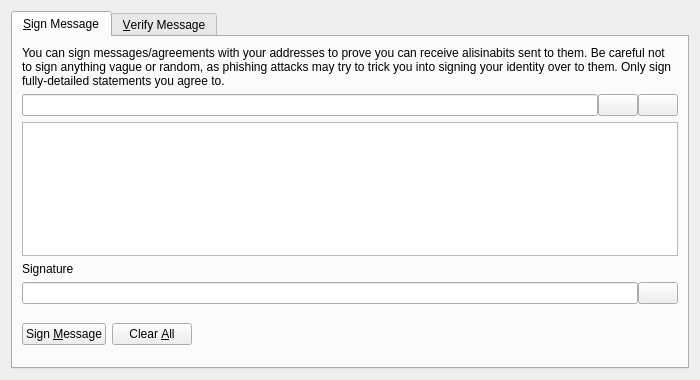
<?xml version="1.0" encoding="UTF-8"?>
<ui version="4.0">
 <class>SignVerifyMessageDialog</class>
 <widget class="QDialog" name="SignVerifyMessageDialog">
  <property name="geometry">
   <rect>
    <x>0</x>
    <y>0</y>
    <width>700</width>
    <height>380</height>
   </rect>
  </property>
  <property name="windowTitle">
   <string>Signatures - Sign / Verify a Message</string>
  </property>
  <property name="modal">
   <bool>true</bool>
  </property>
  <layout class="QVBoxLayout" name="verticalLayout">
   <item>
    <widget class="QTabWidget" name="tabWidget">
     <property name="currentIndex">
      <number>0</number>
     </property>
     <widget class="QWidget" name="tabSignMessage">
      <attribute name="title">
       <string>&amp;Sign Message</string>
      </attribute>
      <layout class="QVBoxLayout" name="verticalLayout_SM">
       <item>
        <widget class="QLabel" name="infoLabel_SM">
         <property name="text">
          <string>You can sign messages/agreements with your addresses to prove you can receive alisinabits sent to them. Be careful not to sign anything vague or random, as phishing attacks may try to trick you into signing your identity over to them. Only sign fully-detailed statements you agree to.</string>
         </property>
         <property name="textFormat">
          <enum>Qt::PlainText</enum>
         </property>
         <property name="wordWrap">
          <bool>true</bool>
         </property>
        </widget>
       </item>
       <item>
        <layout class="QHBoxLayout" name="horizontalLayout_1_SM">
         <property name="spacing">
          <number>0</number>
         </property>
         <item>
          <widget class="QValidatedLineEdit" name="addressIn_SM">
           <property name="toolTip">
            <string>The Alisinabit address to sign the message with</string>
           </property>
          </widget>
         </item>
         <item>
          <widget class="QPushButton" name="addressBookButton_SM">
           <property name="toolTip">
            <string>Choose previously used address</string>
           </property>
           <property name="text">
            <string/>
           </property>
           <property name="icon">
            <iconset resource="../alisinabit.qrc">
             <normaloff>:/icons/address-book</normaloff>:/icons/address-book</iconset>
           </property>
           <property name="shortcut">
            <string>Alt+A</string>
           </property>
           <property name="autoDefault">
            <bool>false</bool>
           </property>
          </widget>
         </item>
         <item>
          <widget class="QPushButton" name="pasteButton_SM">
           <property name="toolTip">
            <string>Paste address from clipboard</string>
           </property>
           <property name="text">
            <string/>
           </property>
           <property name="icon">
            <iconset resource="../alisinabit.qrc">
             <normaloff>:/icons/editpaste</normaloff>:/icons/editpaste</iconset>
           </property>
           <property name="shortcut">
            <string>Alt+P</string>
           </property>
           <property name="autoDefault">
            <bool>false</bool>
           </property>
          </widget>
         </item>
        </layout>
       </item>
       <item>
        <widget class="QPlainTextEdit" name="messageIn_SM">
         <property name="toolTip">
          <string>Enter the message you want to sign here</string>
         </property>
        </widget>
       </item>
       <item>
        <widget class="QLabel" name="signatureLabel_SM">
         <property name="text">
          <string>Signature</string>
         </property>
         <property name="textFormat">
          <enum>Qt::PlainText</enum>
         </property>
        </widget>
       </item>
       <item>
        <layout class="QHBoxLayout" name="horizontalLayout_2_SM">
         <property name="spacing">
          <number>0</number>
         </property>
         <item>
          <widget class="QLineEdit" name="signatureOut_SM">
           <property name="font">
            <font>
             <italic>true</italic>
            </font>
           </property>
           <property name="readOnly">
            <bool>true</bool>
           </property>
          </widget>
         </item>
         <item>
          <widget class="QPushButton" name="copySignatureButton_SM">
           <property name="toolTip">
            <string>Copy the current signature to the system clipboard</string>
           </property>
           <property name="text">
            <string/>
           </property>
           <property name="icon">
            <iconset resource="../alisinabit.qrc">
             <normaloff>:/icons/editcopy</normaloff>:/icons/editcopy</iconset>
           </property>
           <property name="autoDefault">
            <bool>false</bool>
           </property>
          </widget>
         </item>
        </layout>
       </item>
       <item>
        <layout class="QHBoxLayout" name="horizontalLayout_3_SM">
         <item>
          <widget class="QPushButton" name="signMessageButton_SM">
           <property name="toolTip">
            <string>Sign the message to prove you own this Alisinabit address</string>
           </property>
           <property name="text">
            <string>Sign &amp;Message</string>
           </property>
           <property name="icon">
            <iconset resource="../alisinabit.qrc">
             <normaloff>:/icons/edit</normaloff>:/icons/edit</iconset>
           </property>
           <property name="autoDefault">
            <bool>false</bool>
           </property>
          </widget>
         </item>
         <item>
          <widget class="QPushButton" name="clearButton_SM">
           <property name="toolTip">
            <string>Reset all sign message fields</string>
           </property>
           <property name="text">
            <string>Clear &amp;All</string>
           </property>
           <property name="icon">
            <iconset resource="../alisinabit.qrc">
             <normaloff>:/icons/remove</normaloff>:/icons/remove</iconset>
           </property>
           <property name="autoDefault">
            <bool>false</bool>
           </property>
          </widget>
         </item>
         <item>
          <spacer name="horizontalSpacer_1_SM">
           <property name="orientation">
            <enum>Qt::Horizontal</enum>
           </property>
           <property name="sizeHint" stdset="0">
            <size>
             <width>40</width>
             <height>48</height>
            </size>
           </property>
          </spacer>
         </item>
         <item>
          <widget class="QLabel" name="statusLabel_SM">
           <property name="font">
            <font>
             <weight>75</weight>
             <bold>true</bold>
            </font>
           </property>
           <property name="text">
            <string/>
           </property>
           <property name="wordWrap">
            <bool>true</bool>
           </property>
          </widget>
         </item>
         <item>
          <spacer name="horizontalSpacer_2_SM">
           <property name="orientation">
            <enum>Qt::Horizontal</enum>
           </property>
           <property name="sizeHint" stdset="0">
            <size>
             <width>40</width>
             <height>48</height>
            </size>
           </property>
          </spacer>
         </item>
        </layout>
       </item>
      </layout>
     </widget>
     <widget class="QWidget" name="tabVerifyMessage">
      <attribute name="title">
       <string>&amp;Verify Message</string>
      </attribute>
      <layout class="QVBoxLayout" name="verticalLayout_VM">
       <item>
        <widget class="QLabel" name="infoLabel_VM">
         <property name="text">
          <string>Enter the receiver's address, message (ensure you copy line breaks, spaces, tabs, etc. exactly) and signature below to verify the message. Be careful not to read more into the signature than what is in the signed message itself, to avoid being tricked by a man-in-the-middle attack. Note that this only proves the signing party receives with the address, it cannot prove sendership of any transaction!</string>
         </property>
         <property name="textFormat">
          <enum>Qt::PlainText</enum>
         </property>
         <property name="alignment">
          <set>Qt::AlignLeading|Qt::AlignLeft|Qt::AlignTop</set>
         </property>
         <property name="wordWrap">
          <bool>true</bool>
         </property>
        </widget>
       </item>
       <item>
        <layout class="QHBoxLayout" name="horizontalLayout_1_VM">
         <property name="spacing">
          <number>0</number>
         </property>
         <item>
          <widget class="QValidatedLineEdit" name="addressIn_VM">
           <property name="toolTip">
            <string>The Alisinabit address the message was signed with</string>
           </property>
          </widget>
         </item>
         <item>
          <widget class="QPushButton" name="addressBookButton_VM">
           <property name="toolTip">
            <string>Choose previously used address</string>
           </property>
           <property name="text">
            <string/>
           </property>
           <property name="icon">
            <iconset resource="../alisinabit.qrc">
             <normaloff>:/icons/address-book</normaloff>:/icons/address-book</iconset>
           </property>
           <property name="shortcut">
            <string>Alt+A</string>
           </property>
           <property name="autoDefault">
            <bool>false</bool>
           </property>
          </widget>
         </item>
        </layout>
       </item>
       <item>
        <widget class="QPlainTextEdit" name="messageIn_VM"/>
       </item>
       <item>
        <widget class="QValidatedLineEdit" name="signatureIn_VM"/>
       </item>
       <item>
        <layout class="QHBoxLayout" name="horizontalLayout_2_VM">
         <item>
          <widget class="QPushButton" name="verifyMessageButton_VM">
           <property name="toolTip">
            <string>Verify the message to ensure it was signed with the specified Alisinabit address</string>
           </property>
           <property name="text">
            <string>Verify &amp;Message</string>
           </property>
           <property name="icon">
            <iconset resource="../alisinabit.qrc">
             <normaloff>:/icons/transaction_0</normaloff>:/icons/transaction_0</iconset>
           </property>
           <property name="autoDefault">
            <bool>false</bool>
           </property>
          </widget>
         </item>
         <item>
          <widget class="QPushButton" name="clearButton_VM">
           <property name="toolTip">
            <string>Reset all verify message fields</string>
           </property>
           <property name="text">
            <string>Clear &amp;All</string>
           </property>
           <property name="icon">
            <iconset resource="../alisinabit.qrc">
             <normaloff>:/icons/remove</normaloff>:/icons/remove</iconset>
           </property>
           <property name="autoDefault">
            <bool>false</bool>
           </property>
          </widget>
         </item>
         <item>
          <spacer name="horizontalSpacer_1_VM">
           <property name="orientation">
            <enum>Qt::Horizontal</enum>
           </property>
           <property name="sizeHint" stdset="0">
            <size>
             <width>40</width>
             <height>48</height>
            </size>
           </property>
          </spacer>
         </item>
         <item>
          <widget class="QLabel" name="statusLabel_VM">
           <property name="font">
            <font>
             <weight>75</weight>
             <bold>true</bold>
            </font>
           </property>
           <property name="text">
            <string/>
           </property>
           <property name="wordWrap">
            <bool>true</bool>
           </property>
          </widget>
         </item>
         <item>
          <spacer name="horizontalSpacer_2_VM">
           <property name="orientation">
            <enum>Qt::Horizontal</enum>
           </property>
           <property name="sizeHint" stdset="0">
            <size>
             <width>40</width>
             <height>48</height>
            </size>
           </property>
          </spacer>
         </item>
        </layout>
       </item>
      </layout>
     </widget>
    </widget>
   </item>
  </layout>
 </widget>
 <customwidgets>
  <customwidget>
   <class>QValidatedLineEdit</class>
   <extends>QLineEdit</extends>
   <header>qvalidatedlineedit.h</header>
  </customwidget>
 </customwidgets>
 <resources>
  <include location="../alisinabit.qrc"/>
 </resources>
 <connections/>
</ui>
